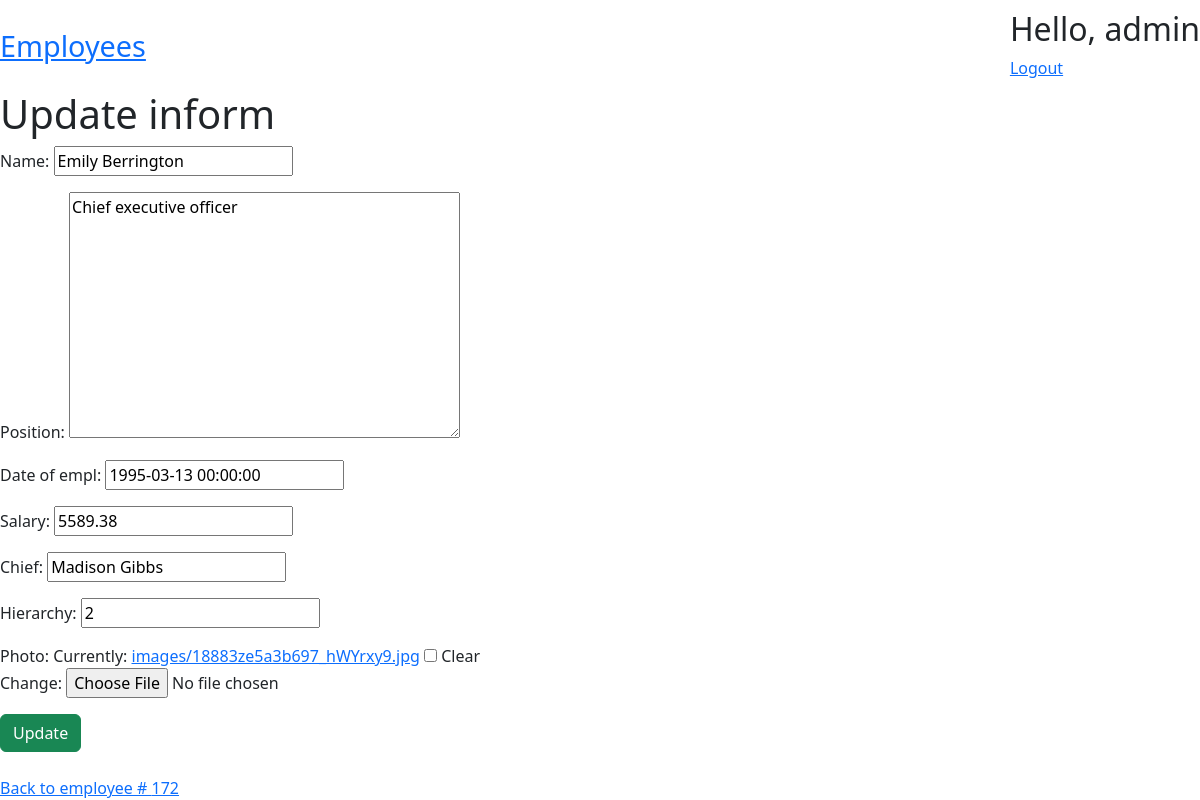
/GazBrom/employees/172/update/ (signed in), run on the app's committed database.
### employeesapp/models.py (models this page shows, shortened)
class Employee(models.Model):
    class Meta: #конфигурационный класс
        ordering = ["name"] #сортировка по полю по алфавиту
    name = models.CharField(max_length=150)
    position = models.TextField(null=False, blank=True)
    date_of_empl = models.DateTimeField(null=False, blank=True)
    salary = models.DecimalField(default=0, max_digits=8, decimal_places=2)
    chief = models.CharField(max_length=150)
    hierarchy = models.IntegerField(default=6, null=False)
    photo = models.ImageField(upload_to='images/', null=True, blank=True)

### employeesapp/views.py (the view, shortened to what this page needs)
# urls.py: path('employees/<int:pk>/update/', EmployeeUpdateView.as_view(), name='employee_update'),
class EmployeeUpdateView(LoginRequiredMixin, UpdateView):
    model = Employee
    fields = "name", "position", "date_of_empl", "salary", "chief", "hierarchy", "photo"
    template_name_suffix = "_update"

### employeesapp/templates/employeesapp/employee_update.html (shortened to what this page needs)
{% extends "employeesapp/base.html" %}
{% block body %}
    <div class="fixed-container">
        <h1>Update inform</h1>
        <div>
            <form method="post" enctype="multipart/form-data">
                {{ form.as_p }}
                <button type="submit" class="btn btn-success">Update</button>
            </form>
        </div>
        <div>
            <br>
            <a href={% url 'employeesapp:employee_details' pk=object.pk %}>Back to employee # {{ object.pk }}</a>
        </div>
    </div>
{% endblock %}

### employeesapp/templates/employeesapp/base.html (shortened to what this page needs)
<!DOCTYPE html>
<html lang="en">
<head>
    <link href="https://cdn.jsdelivr.net/npm/bootstrap@5.3.3/dist/css/bootstrap.min.css" rel="stylesheet"
>
</head>
<body>
<div class="fixed-container">
<div class="nav">
<section>
    <div class="home">
        <a href={% url 'employeesapp:employees_list' %}>Employees</a><br>
    </div>
</section>
<section>
    {% if user.is_authenticated %}
        <h2>Hello, {{ user.username }}</h2>
        <div>
            <a href={% url 'myauth:logout' %}>Logout</a><br>
        </div>
    {% else %}
        <h2>User is anonymous</h2>
        <div>
            <a href={% url 'myauth:register' %}>Register</a><br>
            <a href={% url 'myauth:login' %}>Log in to your account</a><br>
        </div>
    {% endif %}
</section>
</div>
</div>
{% block body %}{% endblock %}
</body>
</html>

### employeesapp/templates/employeesapp/base.html (style rules this page uses)
.fixed-container { max-width: 1200px; margin-left: auto; margin-right: auto; }
.home { padding-right: 300px; font-size: 180%; }
.nav { margin: 10px 0; display: flex; justify-content: space-between; align-items: center; }

### data on the page
Employee: name "Emily Berrington", position "Chief executive officer", date_of_empl "1995-03-13 00:00:00", salary "5589.38", chief "Madison Gibbs", hierarchy "2", pk "172"

### other printed values
{{ user.username }} "admin"
